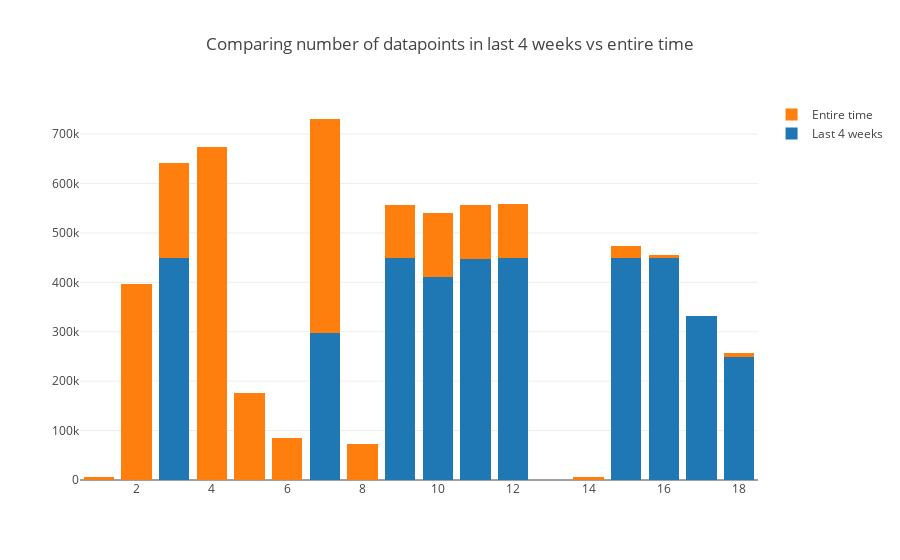

Notebook cell for this chart:
### Markdown cell above
Plotting combined barchart - entire number of datapoints vs number of datapoints in last 4 weeks.

### Code cell
trace1 = go.Bar(
            x=device_numbers,
            y=ping_counts_dec,
            name='Last 4 weeks',
    )
trace2 = go.Bar(
            x=device_numbers,
            y=[a - b for a, b in zip(ping_counts, ping_counts_dec)],
            name='Entire time',
    
    )
data = [trace1, trace2]
layout = go.Layout(
        barmode='stack',
        title="Comparing number of datapoints in last 4 weeks vs entire time"
    )

fig = go.Figure(data=data, layout=layout)
iplot(fig)

### Figure 1 — Plotly figure (JSON) as saved in the notebook; plotly's stock layout.template omitted (floating-point values rounded to 4 significant figures)
{"data": [{"name": "Last 4 weeks", "type": "bar", "x": [1, 2, 3, 4, 5, 6, 7, 8, 9, 10, 11, 12, 13, 14, 15, 16, 17, 18], "y": [0, 0, 449985, 0, 0, 0, 297139, 0, 449985, 411498, 446921, 449985, 0, 0, 449985, 449986, 331838, 248715]}, {"name": "Entire time", "type": "bar", "x": [1, 2, 3, 4, 5, 6, 7, 8, 9, 10, 11, 12, 13, 14, 15, 16, 17, 18], "y": [7025, 397617, 191505, 674108, 175987, 84990, 433393, 72282, 105622, 127816, 108630, 108350, 285, 6905, 23601, 5035, 5, 8819]}], "layout": {"barmode": "stack", "title": "Comparing number of datapoints in last 4 weeks vs entire time"}}
